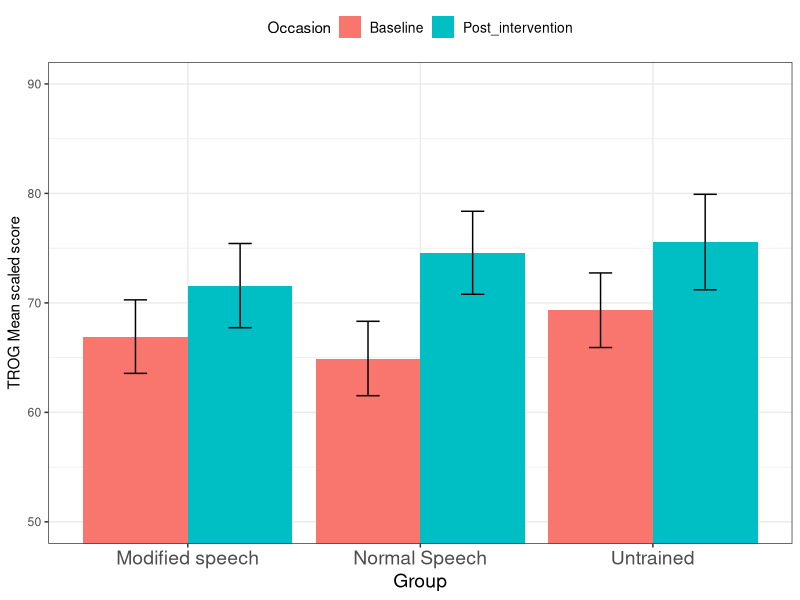
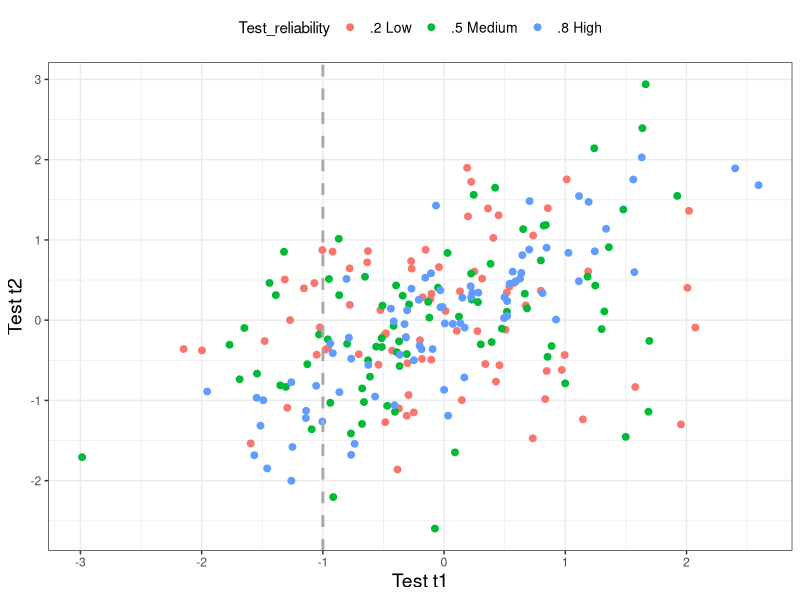

Source code (R) for these figures, in order:
## ---- chunk 1
list_of_packages<-c("tidyverse","kableExtra","knitr")
new.packages <- list_of_packages[!(list_of_packages %in% installed.packages()[,"Package"])]
if(length(new.packages))install.packages(new.packages,dependencies = TRUE)

library(tidyverse)
library(kableExtra)
library(knitr)
## ---- chunk 2
require(reshape2)
# Data for means and SD from the article, time 1 and time 2 TROG
# First block, commented out, includes data from 'dropout' cases - originally plotted these as well
# time1<- c(64.92,11.77,66.92,11.63,69.33,10.22,55,0.001)
# time2 <- c(74.58,	13.13,	71.58,	13.32,	75.56,	13.08,	64.33,	8.08)
# group <- c('1. Speech','2. Modified speech','3. Untrained','Drop-out')
# myN <- c(12, 12,9, 3) #
time1<- c(64.92,11.77,66.92,11.63,69.33,10.22)
time2 <- c(74.58,	13.13,	71.58,	13.32,	75.56,	13.08)
Group <- c('Normal Speech','Modified speech','Untrained')
myN <- c(12, 12,9)
Baseline<-time1[c(1,3,5)]
Post_intervention<-time2[c(1,3,5)]
pretestSE<-time1[c(2,4,6)]/sqrt(myN)
posttestSE <- time2[c(2,4,6)]/sqrt(myN)


df1 <- data.frame(Baseline, Post_intervention,Group)
dfse <-data.frame(pretestSE,posttestSE,Group)
df2 <- melt(df1, id.vars='Group')
df2se <-melt(dfse,id.vars='Group')
df2<-cbind(df2,df2se$value)
colnames(df2)[2:4]<-c('Occasion','TROG_Mean_scaled_score','se')
head(df2)

p <- ggplot(df2, aes(x=Group, y=TROG_Mean_scaled_score, fill=Occasion)) +
    geom_bar(stat='identity', position='dodge')+
  geom_errorbar(aes(ymin=TROG_Mean_scaled_score-se, ymax=TROG_Mean_scaled_score+se), width=.2,position=position_dodge(.9))+ylab('TROG Mean scaled score') 

p + coord_cartesian(ylim = c(50, 90)) +theme_bw()+ theme(axis.title.x = element_text(size=14), axis.text.x = element_text(size=14), legend.position = 'top',legend.text = element_text(size=10))

#Figure will need tidying up a bit! Would like bigger x axis label and underscores removed from y axis. 

## ---- chunk 3
set.seed(12)
makecordat <- function(myN,mycor) {
  #mycor correlation between time 1 and time 2. ie test-retest reliability
test_t1<-rnorm(n = myN, mean = 0, sd = 1) 
    
test_t2<-mycor*sd(test_t1)*test_t1+(sqrt(1-mycor^2))*sd(test_t1)*rnorm(length(test_t1))
thisdat <- data.frame(cbind(test_t1,test_t2))
return(thisdat)
}

myN <- 80
allcor <- c(.2,.5,.8)
reliabgroup <-c('.2 Low','.5 Medium','.8 High')
for (c in 1:length(allcor)){
  mycor <- allcor[c]
  mydat <- makecordat(myN,mycor)
  mydat$reliab <- mycor
  mydat$reliabgroup <-reliabgroup[c]
  if (c==1)
  {bigdat<-mydat}
  if (c>1)
  {bigdat<-rbind(bigdat,mydat)}
}
colnames(bigdat)<-c('T1_test','T2_test','reliability','Test_reliability')
bigdat$Test_reliability <- as.factor(bigdat$Test_reliability)
p <- ggplot(data=bigdat,aes(x=T1_test,y=T2_test))+geom_point(aes(colour=Test_reliability),size=2)+theme_bw()+theme(legend.position = "top")
p+  geom_vline(xintercept =(-1),linetype="dashed", color = "darkgrey", size=1)+ylab('Test t2')+xlab('Test t1')+ theme(axis.title.y = element_text(size=14), axis.title.x = element_text(size=14), legend.position = 'top',legend.text = element_text(size=10))

#removed regression line +geom_smooth(method='lm',formula=y~x,se=F)
lowscorers <- bigdat[bigdat$T1_test< (-1),]


mymeans<-aggregate(lowscorers[,1:2],list(lowscorers$Test_reliability),mean)
colnames(mymeans)[1]<- 'Test_reliability'
mymeans$Test_reliability <- reliabgroup
mymeans[,2:3]<-round(mymeans[,2:3],2)
